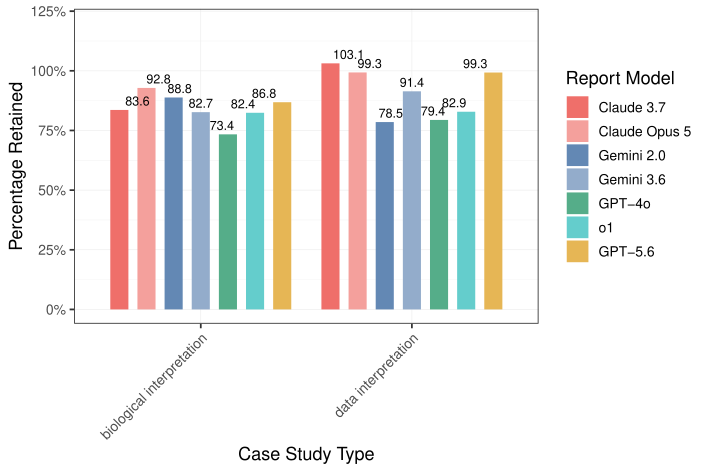

R code for this plot:
# Load required libraries
library(ggplot2)
library(dplyr)
library(tidyr)
library(stringr)
library(scales)

# Read and process data
url <- "https://docs.google.com/spreadsheets/d/1yFDcz5VEJg4iws9exABzG9eMF46wLGS38pWxalxQC-k/export?format=csv&gid=339476217"
mcq_data <- read.csv(url, check.names = F)
mcq_data[, "qid"] <- paste0(mcq_data$CaseStudy_ID, "_", mcq_data$Question_ID)

url <- 'https://docs.google.com/spreadsheets/d/1yFDcz5VEJg4iws9exABzG9eMF46wLGS38pWxalxQC-k/export?format=csv&gid=652035055'
case_data_raw <- read.csv(url, stringsAsFactors = FALSE, check.names = F)
case_data <- case_data_raw

# Read strategy data files
strategy1_old <- read.csv("data/APRIL15_MCQ_result_strategy1.csv", check.names = F)
strategy2_old <- read.csv("data/APRIL16_MCQ_result_strategy2_cleaned.csv", check.names = F)

strategy1_new <- read.csv("../../20260820-new_MCQ_analysis-LY/out/AUG11_MCQ_result_strategy1_merged_clean.csv", check.names = F)
strategy2_new <- read.csv("../../20260820-new_MCQ_analysis-LY/out/AUG18_MCQ_result_strategy2_merged_clean.csv", check.names = F)

colnames(strategy1_old) <- gsub("\\.", " ", colnames(strategy1_old))
colnames(strategy2_old) <- gsub("\\.", " ", colnames(strategy2_old))
colnames(strategy1_new) <- gsub("\\.", " ", colnames(strategy1_new))
colnames(strategy2_new) <- gsub("\\.", " ", colnames(strategy2_new))

strategy1 <- bind_rows(strategy1_old, strategy1_new)
strategy2 <- bind_rows(strategy2_old, strategy2_new)

# Process strategy1 data
strategy1$Info_check <- gsub("\\.", "", strategy1$Info_check)
strategy1 <- strategy1 |>
  filter(Info_check %in% c("Yes", "No"))
strategy1$correct <- as.character(strategy1$Answer) == as.character(strategy1$Model_return)
strategy1[, "qid"] <- paste0(strategy1$CaseStudy_ID, "_", strategy1$Question_ID)

# Merge strategy1 with case data
case_data_clean <- case_data[, !names(case_data) %in% setdiff(intersect(names(strategy1), names(case_data)), "Sample_ID")]
strategy1_case <- merge(strategy1, case_data_clean, by = "Sample_ID", all.x = TRUE)
mcq_data_clean <- mcq_data[, !names(mcq_data) %in% setdiff(intersect(names(strategy1_case), names(mcq_data)), "qid")]
strategy1_full <- merge(strategy1_case, mcq_data_clean, by = "qid", all.x = TRUE)
strategy1_full[, "report_model"] <- str_extract(strategy1_full$Report_name, "(?<=\\.)[^.]+(?:\\.[^.]+)*(?=\\.txt)")

# Process strategy2 data
strategy2$Info_check <- gsub("\\.", "", strategy2$Info_check)
strategy2 <- strategy2 |>
  filter(Info_check %in% c("Yes", "No"))
strategy2$correct <- as.character(strategy2$Answer) == as.character(strategy2$Model_return)
strategy2[, "qid"] <- paste0(strategy2$CaseStudy_ID, "_", strategy2$Question_ID)

# Merge strategy2 with case data
case_data_clean <- case_data[, !names(case_data) %in% setdiff(intersect(names(strategy2), names(case_data)), "Sample_ID")]
strategy2_case <- merge(strategy2, case_data_clean, by = "Sample_ID", all.x = TRUE)
mcq_data_clean <- mcq_data[, !names(mcq_data) %in% setdiff(intersect(names(strategy2_case), names(mcq_data)), "qid")]
strategy2_full <- merge(strategy2_case, mcq_data_clean, by = "qid", all.x = TRUE)

# Filter for "Code + Data" input type only and create accuracy summaries
accuracy_df2 <- strategy2_full |>
  filter(`Input type` == "Code + Data") |>
  group_by(Model_name, `Google Folder`) |>
  summarise(accuracy = mean(correct), .groups = "drop") |>
  mutate(source = "Baseline")

accuracy_df1 <- strategy1_full |>
  filter(`Input type` == "Code + Data") |>
  group_by(Model_name, `Google Folder`, report_model) |>
  summarise(accuracy = mean(correct), .groups = "drop") |>
  mutate(source = "Report Model")

# Combine accuracy data
accuracy_combined <- accuracy_df1 |>
  left_join(
    accuracy_df2,
    by = c("Model_name", "Google Folder"),
    suffix = c(".report", ".baseline")
  ) |>
  pivot_longer(
    cols = c(accuracy.baseline, accuracy.report),
    names_to = "source",
    values_to = "accuracy"
  ) |>
  mutate(
    source = recode(source,
                    accuracy.baseline = "Baseline",
                    accuracy.report = "Report Model"),
    casestudy_type = ifelse(`Google Folder` %in% c("DE", "Pathway", "CCI"),
                            "biological interpretation", "data interpretation")
  )

# Calculate average accuracy by case study type and source
avg_acc <- accuracy_combined |>
  group_by(report_model, casestudy_type, source) |>
  summarise(avg_accuracy = mean(accuracy, na.rm = TRUE), .groups = "drop")

# Convert to wide format and calculate percentage retained
acc_wide <- avg_acc |>
  pivot_wider(
    names_from = source,
    values_from = avg_accuracy
  ) |>
  mutate(pct_retain = `Report Model` / Baseline)

# Update model names
acc_wide <- acc_wide |>
  mutate(report_model = recode(report_model,
                               "claude-3-7-sonnet-20250219" = "Claude 3.7",
                               "claude-opus-5" = "Claude Opus 5",
                               "gemini-2.0-flash" = "Gemini 2.0",
                               "gemini-3.6-flash" = "Gemini 3.6",
                               "gpt-4o" = "GPT-4o",
                               "o1-2024-12-17" = "o1",
                               "gpt-5.6-sol" = "GPT-5.6"
  ))

acc_wide$report_model <- factor(acc_wide$report_model,
                                levels = c("Claude 3.7", "Claude Opus 5",
                                           "Gemini 2.0", "Gemini 3.6",
                                           "GPT-4o", "o1", "GPT-5.6"))

# Create the plot
fig.3c=ggplot(acc_wide, aes(x = casestudy_type, y = pct_retain, fill = report_model)) +
  geom_col(position = position_dodge(width = 0.9), width = 0.6) +
  geom_text(
    aes(label = round(pct_retain * 100, 1)),  # Convert to %
    position = position_dodge(width = 0.7),
    vjust = -0.5,
    size = 3
  ) +  
  scale_fill_manual(values = c(
    "Claude 3.7" = "#EF6F6A",
    "Claude Opus 5" = "#F4A09C",
    "Gemini 2.0" = "#6388B4",
    "Gemini 3.6" = "#93ACCB",
    "GPT-4o" = "#55AD89",
    "o1" = "#64CDCC",
    "GPT-5.6" = "#E6B655"
  )) +
  scale_y_continuous(labels = scales::percent_format(accuracy = 1), limits = c(0, 1.2)) +
  labs(
    x = "Case Study Type",
    y = "Percentage Retained",
    fill = "Report Model"
  ) +
  theme_bw(base_size = 13) +
  theme(axis.text.x = element_text(angle = 45, hjust = 1),
        panel.grid.major = element_line(size = 0.2),  # thinner major grid lines
        panel.grid.minor = element_line(size = 0.1) )

ggsave("Figure3C_Aug23.pdf",plot=fig.3c, width = 18, height = 12 , units = "cm")
